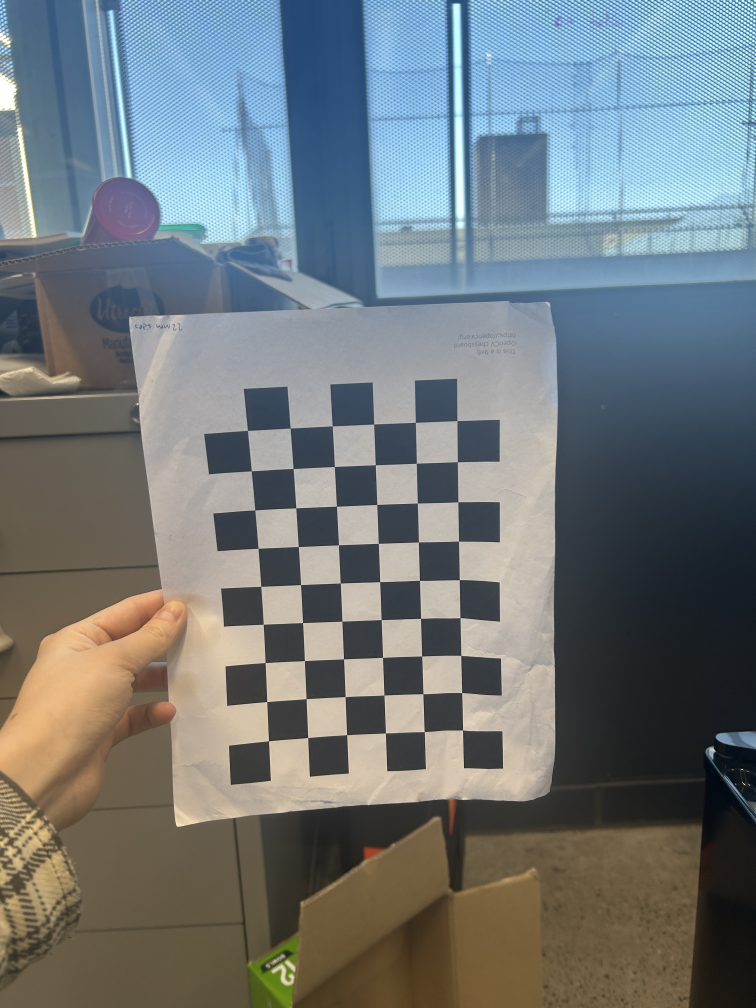
#> input picture develop/calib/IMG_4107.JPG, 3024 x 4032 px, given in place of the camera (shown at 1/4 size)
$ python slamy.py
#> lines starting #> are read from the running program, lines starting #| are printed output that depends on the picture
import cv2
import numpy as np

# --- ADVANCED CONFIGURATION ---
MAP_SIZE = 1000
MOVEMENT_AMPLIFIER = 5.0
MIN_FEATURES = 1500

class AdvancedSLAM:
    def __init__(self):
        self.traj_img = np.zeros((MAP_SIZE, MAP_SIZE, 3), dtype=np.uint8)
        self.curr_R = np.eye(3)
        self.curr_t = np.zeros((3, 1))
        self.path = []
        self.focal = 718.8560
        self.pp = (307.5, 307.5)

        self.px_ref = None
        self.frame_ref = None

        self.feature_params = dict(maxCorners=2000, qualityLevel=0.01, minDistance=7, blockSize=7)
        self.lk_params = dict(winSize=(21, 21), criteria=(cv2.TERM_CRITERIA_EPS | cv2.TERM_CRITERIA_COUNT, 30, 0.01))

    def process_frame(self, frame):
        frame_gray = cv2.cvtColor(frame, cv2.COLOR_BGR2GRAY)

        # 1. INITIALIZATION
        if self.px_ref is None or len(self.px_ref) < 1:
            self.detect_new_features(frame_gray)
            return frame, self.traj_img

        # 2. OPTICAL FLOW
        p1, st, err = cv2.calcOpticalFlowPyrLK(self.frame_ref, frame_gray, self.px_ref, None, **self.lk_params)

        # 3. FILTER GOOD POINTS
        if p1 is not None and st is not None:
            st = st.flatten()
            good_new = p1[st == 1]
            good_old = self.px_ref[st == 1]
        else:
            good_new = np.empty((0, 2))

        # 4. MOTION ESTIMATION
        if len(good_new) > 20:
            E, mask = cv2.findEssentialMat(good_new, good_old, focal=self.focal, pp=self.pp, method=cv2.RANSAC, prob=0.999, threshold=1.0)

            if E is not None:
                try:
                    _, R, t, mask = cv2.recoverPose(E, good_new, good_old, focal=self.focal, pp=self.pp)

                    scale = MOVEMENT_AMPLIFIER
                    self.curr_t = self.curr_t + scale * self.curr_R.dot(t)
                    self.curr_R = R.dot(self.curr_R)
                except:
                    pass

        # 5. DRAW MAP
        x, y, z = self.curr_t.flatten()

        draw_x = int(x) + MAP_SIZE // 2
        draw_y = int(z) + MAP_SIZE // 2

        self.path.append((draw_x, draw_y))

        self.traj_img = np.zeros((MAP_SIZE, MAP_SIZE, 3), dtype=np.uint8)

        # Draw Path
        if len(self.path) > 2:
            cv2.polylines(self.traj_img, [np.array(self.path)], isClosed=False, color=(0, 255, 0), thickness=2)

        # Draw Triangle
        self.draw_orientation_triangle(self.traj_img, draw_x, draw_y)

        cv2.putText(self.traj_img, f"X: {x:.2f}", (20, 50), cv2.FONT_HERSHEY_PLAIN, 1.5, (255, 255, 255), 2)
        cv2.putText(self.traj_img, f"Z: {z:.2f}", (20, 80), cv2.FONT_HERSHEY_PLAIN, 1.5, (255, 255, 255), 2)

        # 6. UPDATE
        if len(good_new) < MIN_FEATURES:
            self.detect_new_features(frame_gray)
        else:
            self.px_ref = good_new
            self.frame_ref = frame_gray

        # --- THE FIX IS HERE ---
        # We flatten 'pt' using ravel() so we get simple x, y numbers
        for pt in good_new:
            a, b = pt.ravel()
            cv2.circle(frame, (int(a), int(b)), 2, (0, 0, 255), -1)

        return frame, self.traj_img

    def detect_new_features(self, gray_frame):
        self.px_ref = cv2.goodFeaturesToTrack(gray_frame, mask=None, **self.feature_params)
        self.frame_ref = gray_frame

    # [8 lines left out: function draw_orientation_triangle, not called in this run]

# --- RUNNER ---
cap = cv2.VideoCapture(0)
slam = AdvancedSLAM()

print("ADVANCED SLAM INITIALIZED")
while True:
    ret, frame = cap.read()
#> frame is the input picture: shape (4032, 3024, 3); mean B, G, R 122.4, 119.9, 112.7
    if not ret:
        break

    cam_view, map_view = slam.process_frame(frame)
#> in process_frame, `frame_gray = cv2.cvtColor(frame, cv2.COLOR_BGR2GRAY)`:
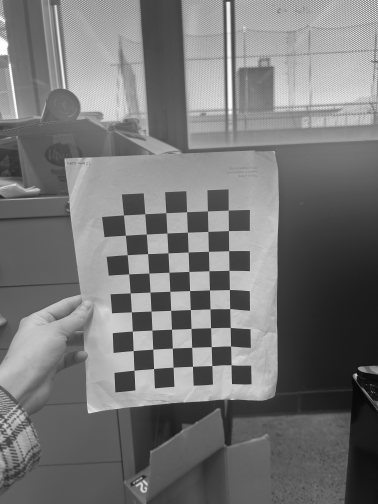
#> frame_gray: shape (4032, 3024) (shown at 1/8 size); min 0, max 255, mean 118.1
#> in detect_new_features, `self.px_ref = cv2.goodFeaturesToTrack(gray_frame, mask=None, **self.fe..`: self.px_ref = 2000 rows, first 8: [1849, 2919], [1540, 2931], [1842, 2620], [1858, 3070], [1540, 2779], [1849, 2770], [1069, 2805], [1701, 2925]
#> map_view: shape (1000, 1000, 3); every value is 0

    h, w, _ = cam_view.shape
    map_view_resized = cv2.resize(map_view, (h, h))
#> map_view_resized: shape (4032, 4032, 3); every value is 0

    combined = np.hstack((cam_view, map_view_resized))
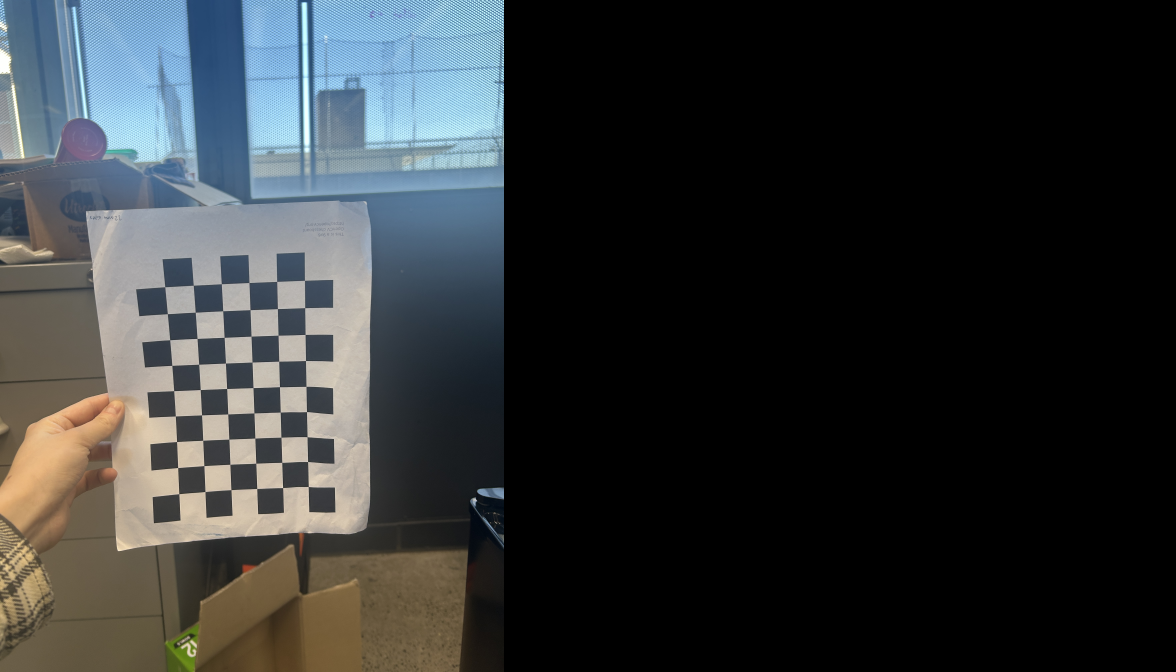
#> combined: shape (4032, 7056, 3) (shown at 1/6 size); mean B, G, R 52.5, 51.4, 48.3

    cv2.imshow("Advanced SLAM", combined)

    if cv2.waitKey(1) == ord('q'):
#> (key q is pressed here)
        break

cap.release()
cv2.destroyAllWindows()

$ run again, on develop/calib/IMG_4108.JPG
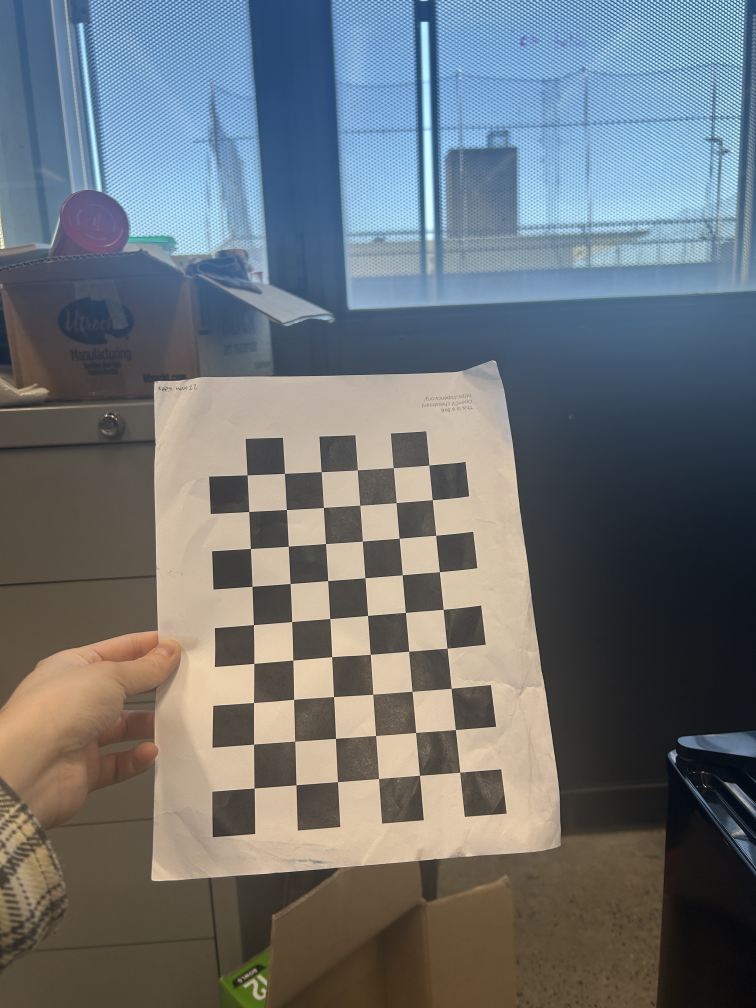
#> input picture develop/calib/IMG_4108.JPG, 3024 x 4032 px, given in place of the camera (shown at 1/4 size)
#> frame is the input picture: shape (4032, 3024, 3); mean B, G, R 117.4, 114.2, 108.7
#> in process_frame, `frame_gray = cv2.cvtColor(frame, cv2.COLOR_BGR2GRAY)`:
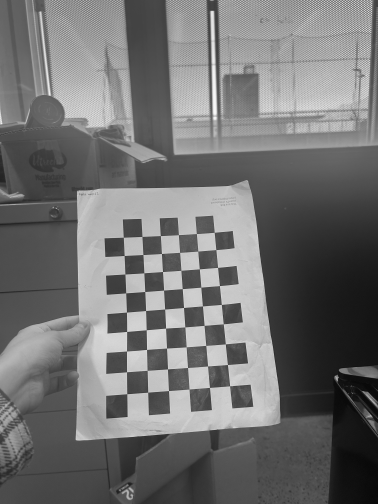
#> frame_gray: shape (4032, 3024) (shown at 1/8 size); min 0, max 255, mean 112.9
#> self.px_ref = 2000 rows, first 8: [1452, 2163], [1599, 2152], [1326, 2626], [1462, 2313], [1620, 2449], [1790, 2592], [1485, 2616], [1732, 1998]
#> map_view: shape (1000, 1000, 3); every value is 0
#> map_view_resized: shape (4032, 4032, 3); every value is 0
#> `combined = np.hstack((cam_view, map_view_resized))`:
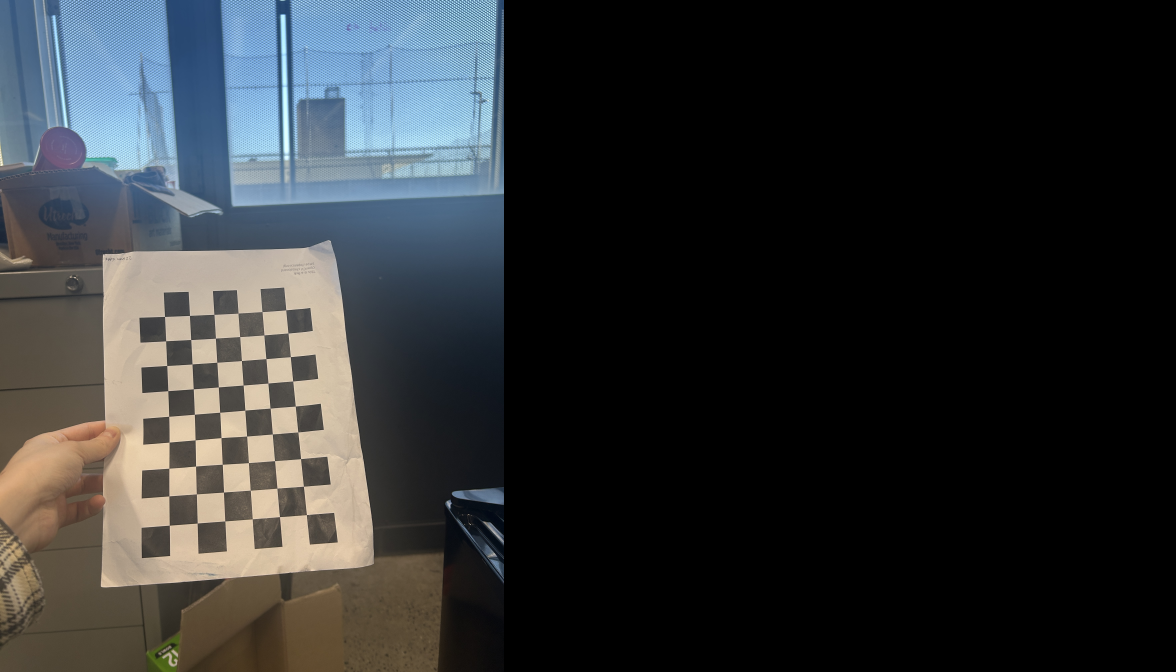
#> combined: shape (4032, 7056, 3) (shown at 1/6 size); mean B, G, R 50.3, 48.9, 46.6

$ run again, on develop/calib/IMG_4109.JPG
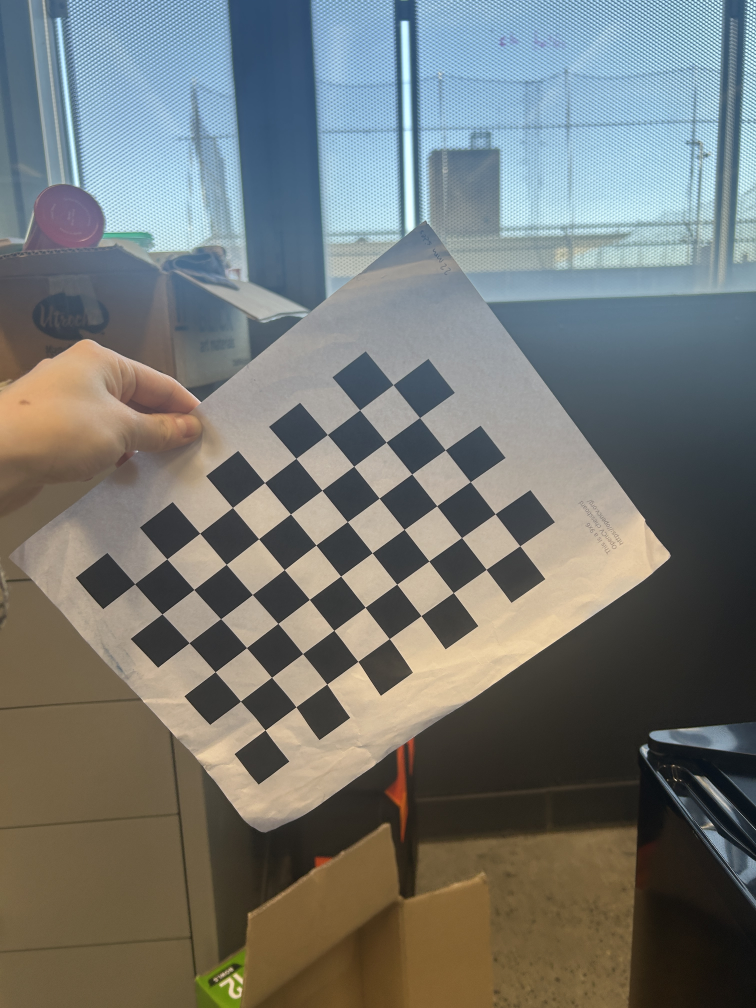
#> input picture develop/calib/IMG_4109.JPG, 3024 x 4032 px, given in place of the camera (shown at 1/4 size)
#> frame is the input picture: shape (4032, 3024, 3); mean B, G, R 115.7, 119.2, 116.4
#> in process_frame, `frame_gray = cv2.cvtColor(frame, cv2.COLOR_BGR2GRAY)`:
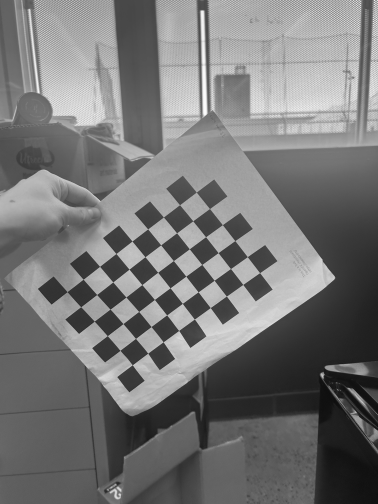
#> frame_gray: shape (4032, 3024) (shown at 1/8 size); min 0, max 253, mean 118
#> self.px_ref = 2000 rows, first 8: [1062, 2921], [1364, 2306], [1186, 2829], [1558, 2556], [1309, 2737], [1462, 2430], [1391, 2088], [1490, 2213]
#> map_view: shape (1000, 1000, 3); every value is 0
#> map_view_resized: shape (4032, 4032, 3); every value is 0
#> `combined = np.hstack((cam_view, map_view_resized))`:
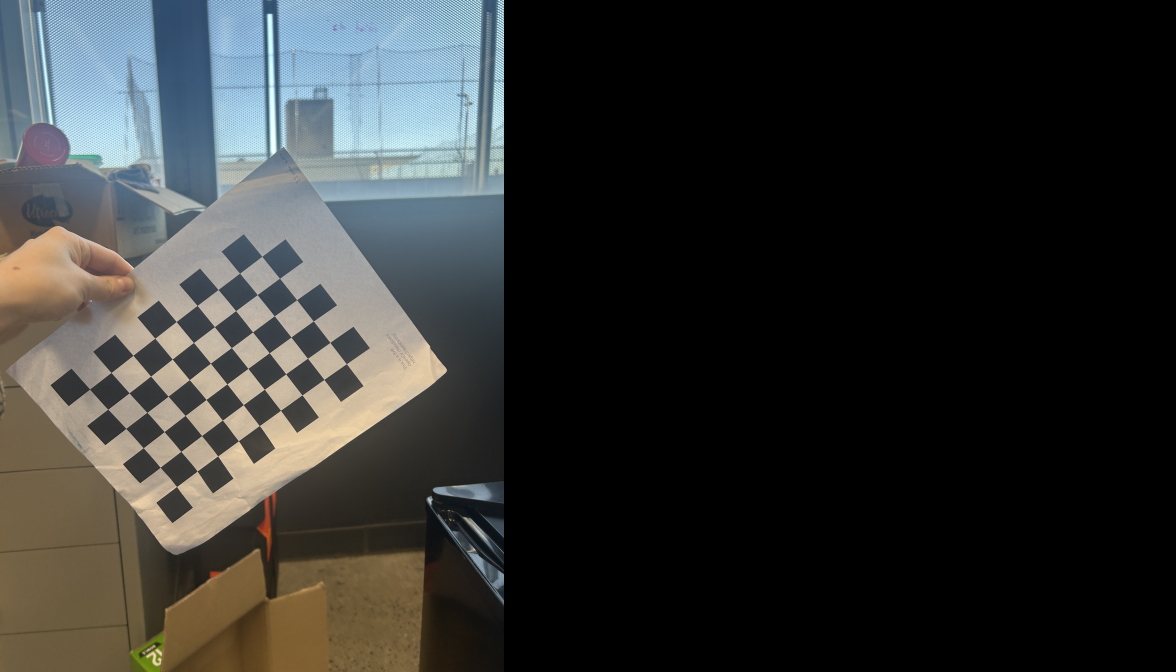
#> combined: shape (4032, 7056, 3) (shown at 1/6 size); mean B, G, R 49.6, 51.1, 49.9
